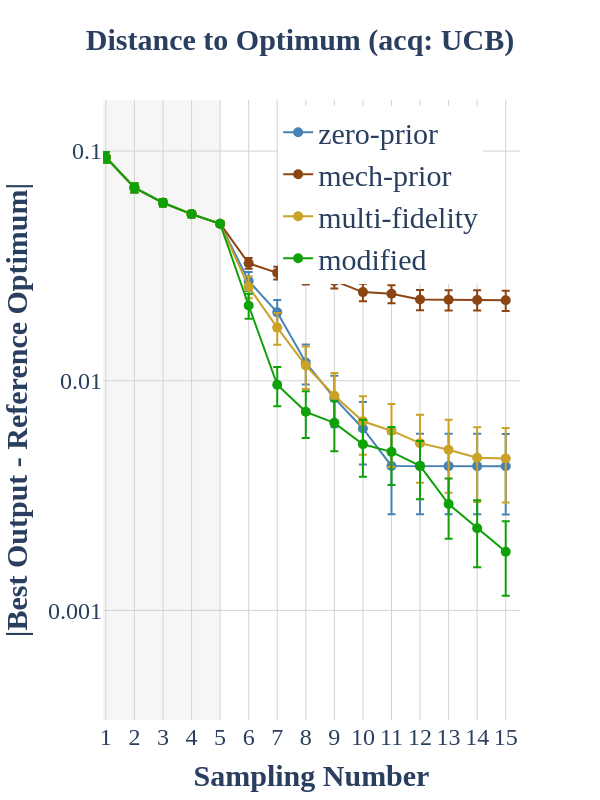

Source (notebook cell):
### Code cell
plot_bo_comparison(info_dict,reference_max=0.89351549424855,date=date,withdraw_model_index=[],draw_initial_point=True,save_path=None,yaxis_lower_bound=2.5)

### Figure 1 — Plotly figure (JSON) as saved in the notebook; plotly's stock layout.template omitted (floating-point values rounded to 4 significant figures)
{"data": [{"error_y": {"array": [0.005087, 0.003235, 0.002257, 0.001709, 0.00105, 0.002577, 0.002617, 0.002375, 0.002119, 0.001877, 0.001629, 0.001627, 0.001627, 0.001626, 0.001625], "arrayminus": [0.005087, 0.003235, 0.002257, 0.001709, 0.00105, 0.002577, 0.002617, 0.002375, 0.002119, 0.001877, 0.001629, 0.001627, 0.001627, 0.001626, 0.001625], "color": "rgba(70, 130, 180, 1)", "symmetric": false, "type": "data", "visible": true}, "line": {"color": "#4682B4"}, "marker": {"size": 10}, "mode": "lines+markers", "name": "zero-prior", "type": "scatter", "x": [1, 2, 3, 4, 5, 6, 7, 8, 9, 10, 11, 12, 13, 14, 15], "y": [0.09404, 0.06925, 0.05959, 0.05316, 0.04827, 0.02719, 0.01985, 0.012, 0.008393, 0.006194, 0.004253, 0.004248, 0.004248, 0.004246, 0.004243]}, {"error_y": {"array": [0.005087, 0.003235, 0.002257, 0.001709, 0.00105, 0.001742, 0.001877, 0.00194, 0.002027, 0.002154, 0.002175, 0.002278, 0.002273, 0.002268, 0.00227], "arrayminus": [0.005087, 0.003235, 0.002257, 0.001709, 0.00105, 0.001742, 0.001877, 0.00194, 0.002027, 0.002154, 0.002175, 0.002278, 0.002273, 0.002268, 0.00227], "color": "rgba(139, 69, 19, 1)", "symmetric": false, "type": "data", "visible": true}, "line": {"color": "#8B4513"}, "marker": {"size": 10}, "mode": "lines+markers", "name": "mech-prior", "type": "scatter", "x": [1, 2, 3, 4, 5, 6, 7, 8, 9, 10, 11, 12, 13, 14, 15], "y": [0.09404, 0.06925, 0.05959, 0.05316, 0.04827, 0.03245, 0.02948, 0.02818, 0.02722, 0.02431, 0.0239, 0.02257, 0.02252, 0.02248, 0.0224]}, {"error_y": {"array": [0.005087, 0.003235, 0.002257, 0.001709, 0.00105, 0.002791, 0.002692, 0.002441, 0.002204, 0.001895, 0.00185, 0.001754, 0.001754, 0.001652, 0.00164], "arrayminus": [0.005087, 0.003235, 0.002257, 0.001709, 0.00105, 0.002791, 0.002692, 0.002441, 0.002204, 0.001895, 0.00185, 0.001754, 0.001754, 0.001652, 0.00164], "color": "rgba(201, 162, 39, 1)", "symmetric": false, "type": "data", "visible": true}, "line": {"color": "#C9A227"}, "marker": {"size": 10}, "mode": "lines+markers", "name": "multi-fidelity", "type": "scatter", "x": [1, 2, 3, 4, 5, 6, 7, 8, 9, 10, 11, 12, 13, 14, 15], "y": [0.09404, 0.06925, 0.05959, 0.05316, 0.04827, 0.02564, 0.01704, 0.01165, 0.008596, 0.006656, 0.006059, 0.005347, 0.005003, 0.004618, 0.004589]}, {"error_y": {"array": [0.005087, 0.003235, 0.002257, 0.001709, 0.00105, 0.002654, 0.001873, 0.001686, 0.001621, 0.001468, 0.001388, 0.001213, 0.0008525, 0.0007395, 0.0006421], "arrayminus": [0.005087, 0.003235, 0.002257, 0.001709, 0.00105, 0.002654, 0.001873, 0.001686, 0.001621, 0.001468, 0.001388, 0.001213, 0.0008525, 0.0007395, 0.0006421], "color": "rgba(15, 161, 7, 1)", "symmetric": false, "type": "data", "visible": true}, "line": {"color": "#0fa107"}, "marker": {"size": 10}, "mode": "lines+markers", "name": "modified", "type": "scatter", "x": [1, 2, 3, 4, 5, 6, 7, 8, 9, 10, 11, 12, 13, 14, 15], "y": [0.09404, 0.06925, 0.05959, 0.05316, 0.04827, 0.02125, 0.009607, 0.007321, 0.006556, 0.005289, 0.0049, 0.004256, 0.002903, 0.002279, 0.001801]}], "layout": {"font": {"family": "Times New Roman", "size": 24}, "height": 800, "legend": {"font": {"size": 30}, "x": 0.42, "y": 0.99}, "plot_bgcolor": "white", "shapes": [{"fillcolor": "lightgray", "layer": "below", "line": {"width": 0}, "opacity": 0.2, "type": "rect", "x0": 0.1, "x1": "5", "y0": 0.0001, "y1": 0.4702}], "showlegend": true, "title": {"font": {"size": 30}, "text": "<b>Distance to Optimum (acq: UCB)</b>", "x": 0.5, "xanchor": "center"}, "width": 600, "xaxis": {"dtick": 1, "gridcolor": "lightgray", "range": [0.9, 15.5], "showgrid": true, "tickfont": {"size": 24}, "title": {"font": {"size": 30}, "text": "<b>Sampling Number</b>"}}, "yaxis": {"dtick": 1, "gridcolor": "lightgray", "range": [-3.478, -0.7775], "showgrid": true, "tickfont": {"size": 24}, "title": {"font": {"size": 30}, "text": "<b>|Best Output - Reference Optimum|</b>"}, "type": "log"}}}
